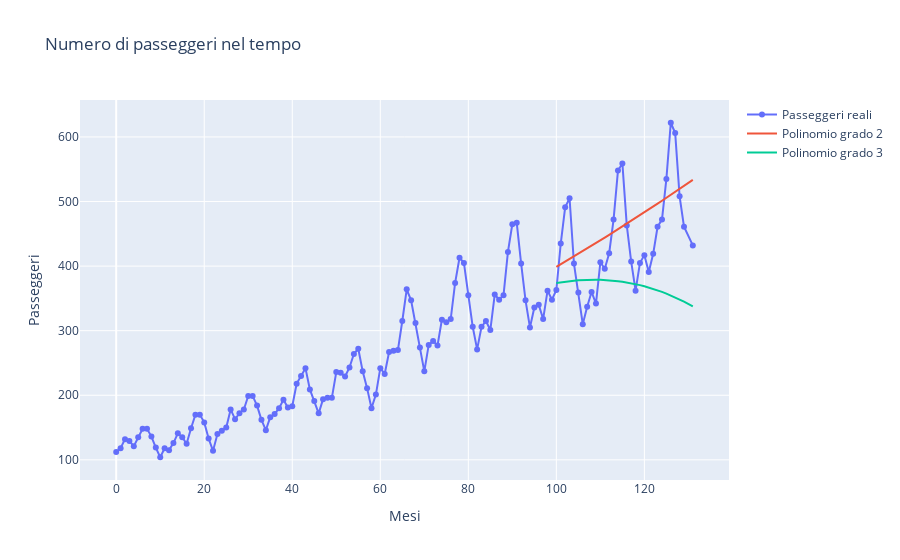

Notebook code for this chart:
### Code cell
#per grafici con linea singola px per piu linee questo
import plotly.graph_objects as go

#grafico iniziale
fig = go.Figure()
fig.add_trace(go.Scatter(x=df["mese_numerico"], y=df["passengers"], mode='lines+markers', name='Passeggeri reali'))

#agigungo grado 2
fig.add_trace(go.Scatter(x=Xtest.flatten(), y=ypred2, mode='lines', name='Polinomio grado 2'))

#aggiungo grado 3
fig.add_trace(go.Scatter(x=Xtest.flatten(), y=ypred3, mode='lines', name='Polinomio grado 3'))

# Layout
fig.update_layout(
    title='Numero di passeggeri nel tempo',
    xaxis_title='Mesi',
    yaxis_title='Passeggeri',
)

fig.show()

### Figure 1 — Plotly figure (JSON) as saved in the notebook; plotly's stock layout.template omitted (floating-point values rounded to 4 significant figures; data arrays with more than 128 entries replaced by an {"elided": "..."} marker saying what was removed)
{"data": [{"mode": "lines+markers", "name": "Passeggeri reali", "type": "scatter", "x": {"elided": "131 int values"}, "y": {"elided": "131 float values"}}, {"mode": "lines", "name": "Polinomio grado 2", "type": "scatter", "x": [100, 101, 102, 103, 104, 105, 106, 107, 108, 109, 110, 111, 112, 113, 114, 115, 116, 117, 118, 119, 120, 121, 122, 123, 124, 125, 126, 127, 128, 129, 131], "y": [398.7, 402.8, 406.8, 410.8, 414.9, 419.0, 423.1, 427.3, 431.5, 435.7, 439.9, 444.1, 448.4, 452.6, 456.9, 461.3, 465.6, 470.0, 474.4, 478.8, 483.2, 487.7, 492.1, 496.7, 501.2, 505.7, 510.3, 514.9, 519.5, 524.1, 533.5]}, {"mode": "lines", "name": "Polinomio grado 3", "type": "scatter", "x": [100, 101, 102, 103, 104, 105, 106, 107, 108, 109, 110, 111, 112, 113, 114, 115, 116, 117, 118, 119, 120, 121, 122, 123, 124, 125, 126, 127, 128, 129, 131], "y": [373.9, 375.0, 375.9, 376.8, 377.4, 378.0, 378.4, 378.7, 378.9, 378.9, 378.7, 378.5, 378.0, 377.4, 376.7, 375.8, 374.7, 373.5, 372.1, 370.5, 368.8, 366.9, 364.8, 362.5, 360.1, 357.4, 354.6, 351.6, 348.4, 344.9, 337.5]}], "layout": {"title": {"text": "Numero di passeggeri nel tempo"}, "xaxis": {"title": {"text": "Mesi"}}, "yaxis": {"title": {"text": "Passeggeri"}}}}
